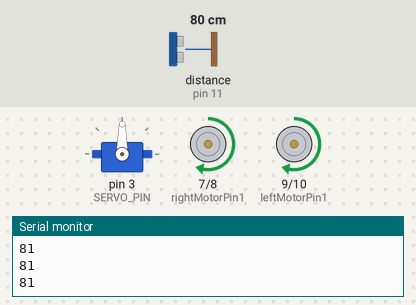
Bench run of a sketch on a simulated Arduino Uno, built with avr-gcc and run on an emulated ATmega328P. On the bench: servo, motor-driver pin pairs drawn as motors (green arrow = first pin HIGH = forward, orange = second pin HIGH = backward, longer = more drive, scaled by the enable pin), the last lines printed to the serial monitor. Inputs (shaded band) come from the test bench; at power-on: distance to the obstacle (sensor on pin 11) 80 cm. The echo pulse lasts 58.3 µs per cm.

Above: at 1.2 s.
1.3 s: distance to the obstacle (sensor on pin 11) set to 33 cm
2.8 s: distance to the obstacle (sensor on pin 11) set to 26 cm
At 3.6 s:
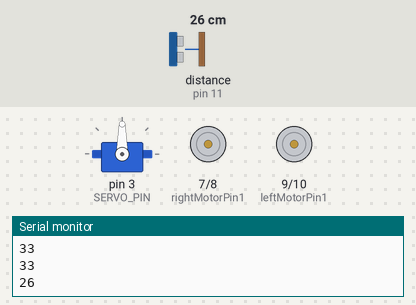
At 5.0 s:
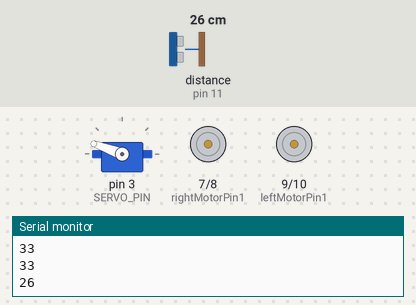
5.8 s: distance to the obstacle (sensor on pin 11) set to 2 cm
At 7.1 s:
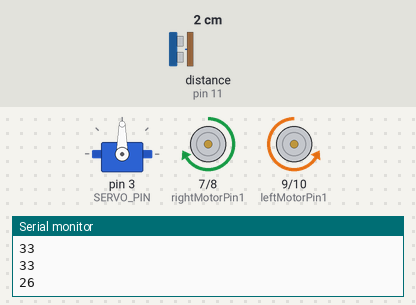
11.8 s: distance to the obstacle (sensor on pin 11) set to 18 cm
Timing chart, 0 to 15.1 s (numbered marks = the images above; inputs shaded):
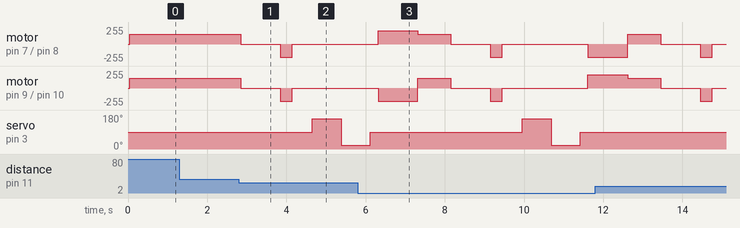

Measured:
- the behaviour switches between 30 and 29 cm on distance to the obstacle (sensor on pin 11) (found by bisection; images 0 and 1)
- after the input at 2.8 s, motor on pin 7 (rightMotorPin1) / pin 8 (rightMotorPin2), motor on pin 9 (leftMotorPin1) / pin 10 (leftMotorPin2): forward 150/255 → stopped after 0.05 s, → backward 200/255 1.0 s later, → stopped 0.30 s later; servo on pin 3 (SERVO_PIN): 90° → 160° after 1.8 s, → 20° 0.74 s later

The sketch:

ROBOT_FINAL_Y_COMENTADO.ino
```cpp
#include <Servo.h>
#include <NewPing.h>

#define SERVO_PIN 3
#define TRIG 12
#define ECHO 11

#define MAX_SPEED 150
#define TURN_SPEED 200
#define DISTANCE_TO_CHECK 30

// Pines del puente H para el motor derecho
int enableRightMotor = 5;
int rightMotorPin1 = 7;
int rightMotorPin2 = 8;

// Pines del puente H para el motor izquierdo
int enableLeftMotor = 6;
int leftMotorPin1 = 9;
int leftMotorPin2 = 10;

// Sensor ultrasónico (TRIG, ECHO, distancia máxima en cm)
NewPing sensor(TRIG, ECHO, 400);

// Servo que mueve el sensor para mirar a los lados
Servo servo;

// Función para obtener una lectura estable del sensor ultrasónico
int getDistance() {
  int sum = 0;

  // Se realizan varias mediciones para mejorar la estabilidad
  for (int i = 0; i < 3; i++) {
    int d = sensor.ping_cm();

    // Si no hay lectura válida, se asigna un valor alto
    if (d == 0) d = 999;

    sum += d;
    delay(10);
  }

  // Se devuelve el promedio de las lecturas
  return sum / 3;
}

void setup() {
  // Configuración de pines de los motores como salida
  pinMode(enableRightMotor, OUTPUT);
  pinMode(rightMotorPin1, OUTPUT);
  pinMode(rightMotorPin2, OUTPUT);

  pinMode(enableLeftMotor, OUTPUT);
  pinMode(leftMotorPin1, OUTPUT);
  pinMode(leftMotorPin2, OUTPUT);

  // Inicialización del servo y posición central
  servo.attach(SERVO_PIN);
  servo.write(90);

  // Comunicación serial para depuración
  Serial.begin(9600);
}

void loop() {
  // Lectura de la distancia frontal
  int distance = getDistance();
  Serial.println(distance);

  // Si no hay obstáculo o está lejos, el robot avanza
  if (distance == 0 || distance >= DISTANCE_TO_CHECK) {
    rotateMotor(MAX_SPEED, MAX_SPEED);
  }
  // Si hay obstáculo, ejecuta maniobra de evasión
  else {

    // Detener motores
    rotateMotor(0, 0);
    delay(1000);

    // Retroceder un poco
    rotateMotor(-TURN_SPEED, -TURN_SPEED);
    delay(300);

    // Parar antes de decidir dirección
    rotateMotor(0, 0);
    delay(500);

    // Girar el sensor hacia la izquierda y medir distancia
    servo.write(160);
    delay(700);
    int left = getDistance();

    // Girar el sensor hacia la derecha y medir distancia
    servo.write(20);
    delay(700);
    int right = getDistance();

    // Volver el sensor al centro
    servo.write(90);
    delay(200);

    // Decidir hacia qué lado girar
    if (left > right) {
      rotateMotor(TURN_SPEED, -TURN_SPEED); // gira a la izquierda
    } else {
      rotateMotor(-TURN_SPEED, TURN_SPEED); // gira a la derecha
    }

    delay(1000);

    // Avanzar después de esquivar el obstáculo
    rotateMotor(MAX_SPEED, MAX_SPEED);
    delay(800);
  }
}

// Función para controlar los motores con velocidad y dirección
void rotateMotor(int rightSpeed, int leftSpeed) {

  // Control del motor derecho
  if (rightSpeed < 0) {
    digitalWrite(rightMotorPin1, LOW);
    digitalWrite(rightMotorPin2, HIGH);
  } else {
    digitalWrite(rightMotorPin1, HIGH);
    digitalWrite(rightMotorPin2, LOW);
  }

  // Control del motor izquierdo
  if (leftSpeed < 0) {
    digitalWrite(leftMotorPin1, LOW);
    digitalWrite(leftMotorPin2, HIGH);
  } else {
    digitalWrite(leftMotorPin1, HIGH);
    digitalWrite(leftMotorPin2, LOW);
  }

  // Aplicación de velocidad (PWM)
  analogWrite(enableRightMotor, abs(rightSpeed));
  analogWrite(enableLeftMotor, abs(leftSpeed));
}
```
